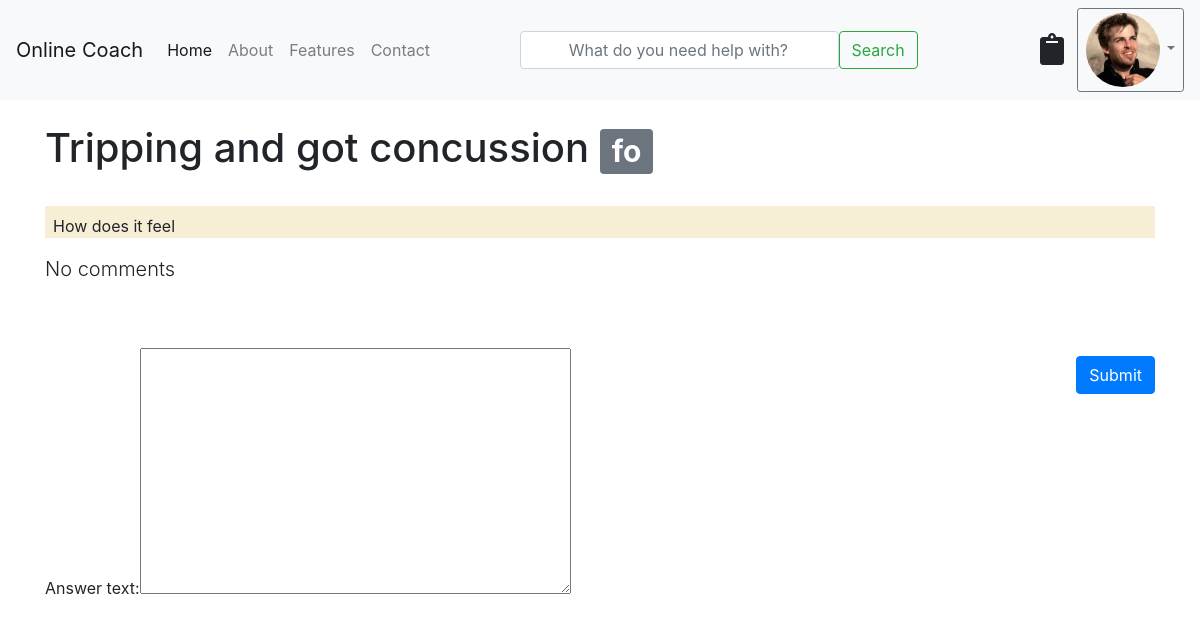
The app's page /q/6 (signed in) with its own data.
### users/models.py (models this page shows, shortened)
class Profile(models.Model):
    user = models.OneToOneField(User, on_delete=models.CASCADE)
    reputation_count = models.IntegerField(default=0)
    total_questions = models.IntegerField(default=0)
    total_answers = models.IntegerField(default=0)
    avatar = models.ImageField(default="default.png", upload_to="profile_pics")

### qa/models.py (models this page shows, shortened)
class Question(models.Model):
    author = models.ForeignKey(User, on_delete=models.CASCADE)
    question_text = HTMLField()
    question_title = models.CharField(max_length=100)
    pub_date = models.DateTimeField('date published', default=datetime.now)
    is_solved = models.BooleanField('is solved', default=False)
    category = models.CharField(max_length=2, choices=SPORT_CHOICES)
    class Meta:
        ordering = ['-pub_date']

### qa/views.py (the view, shortened to what this page needs)
# urls.py: path('<int:question_id>', views.view, name='question'),
def view(request, question_id):
    question = get_object_or_404(Question, id = question_id)
    form = AnswerForm()
    return render(request, "qa/view.html", {'question': question, 'form': form})

### qa/forms.py
class AnswerForm(ModelForm):
    class Meta:
        model = Answer
        fields = ['answer_text']

### qa/templates/qa/view.html (shortened to what this page needs)
{% extends 'home/base.html' %}
{% block content %}
<h1>{{question.question_title}} <span class="badge badge-secondary">{{question.category}}</span>
</h1>
<br>
<div class="pt-2 pl-2" style="background-color: rgba(226, 203, 118, 0.3)">
    <p>{{question.question_text |safe}}</p>
</div>
{% if question.answer_set.all > 0 %}
{% for answer in question.answer_set.all %}
    <div class="media">
        <img width="64" height="64" src="{{ answer.author.profile.avatar.url }}" alt=""/>
        <div class="media-body ml-4">
            <h4 class="mt-0">{{answer.author.username}}</h4>
            {{answer.answer_text|safe}}
        </div>
    </div>
{% endfor %}
{%else%}
    <p class="lead">No comments</p>
{%endif%}
<form class="pt-5" method="post">
    {{form}}
    <button class="btn btn-primary float-right mt-2" type="submit">Submit</button>
</form>
{% endblock %}

### home/templates/home/base.html (shortened to what this page needs)
<!DOCTYPE html>
<html lang="en">
<head>
    <link rel="stylesheet" href="https://stackpath.bootstrapcdn.com/bootstrap/4.3.1/css/bootstrap.min.css">
</head>
<body>
    <nav class="navbar navbar-expand-md navbar-light bg-light mb-4">
            <a class="navbar-brand" href="#">Online Coach</a>
            <div class="collapse navbar-collapse" id="navbarCollapse">
              <ul class="navbar-nav mr-auto">
                <li class="nav-item active">
                  <a class="nav-link" href="/">Home <span class="sr-only">(current)</span></a>
                </li>
                <li class="nav-item">
                  <a class="nav-link" href="/about">About</a>
                </li>
                <li class="nav-item">
                  <a class="nav-link" href="/features">Features</a>
                </li>
                <li class="nav-item">
                  <a class="nav-link" href="/contact">Contact</a>
                </li>
              </ul>
              <form class="form-inline mt-2 mt-md-0 mr-auto">
                <input class="form-control px-5 w-75" type="text" placeholder="What do you need help with?" aria-label="search">
                <button class="btn btn-outline-success my-2 my-sm-0" type="submit">Search</button>
              </form>
                {% if user.is_authenticated %}
                <a href="{% url 'qa:Question Creation' %}" class="btn">
                  <i class="fas fa-clipboard fa-2x"></i>
                </a>
                <div class="dropdown">
                    <button class="btn btn-outline-secondary dropdown-toggle btn-sm" type="button" id="dropdownMenuButton" data-toggle="dropdown" aria-haspopup="true" aria-expanded="false">
                        <img class="rounded-circle" width="74" height="74" src="{{ user.profile.avatar.url   }}" alt="">
                    </button>
                </div>
                {% endif %}
            </div>
          </nav>
    <main role="main" class="container">
        {% block content %}
        {% endblock %}
    </main>
</body>
</html>

### records on screen
Question: question_title "Tripping and got concussion", category "fo", question_text "How does it feel"
